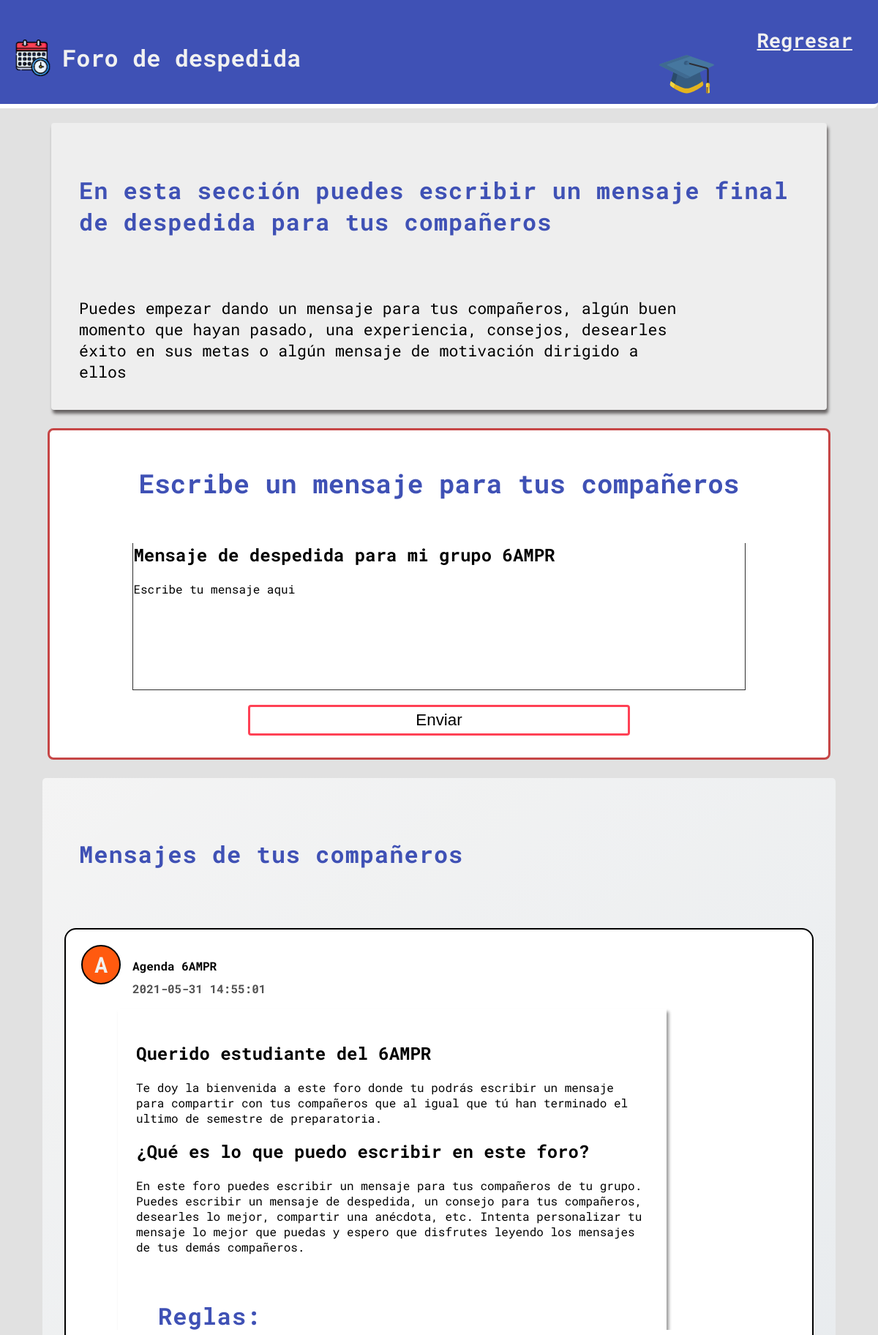
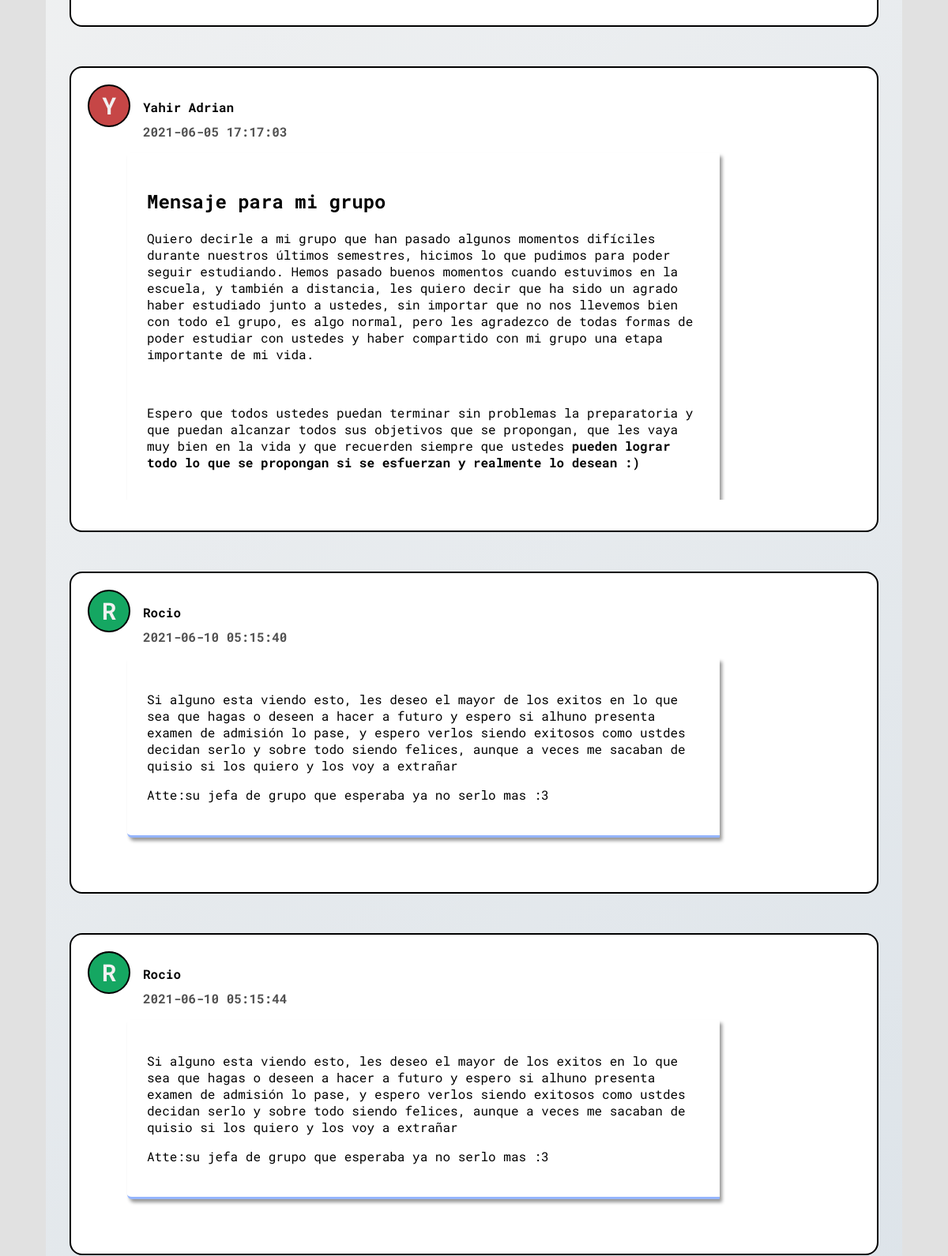
/files/despedida.php (signed in, upper part), run on the app's committed database (2 pictures, top to bottom).
### tables this page shows
CREATE TABLE `mensajes` (
  `id` int(4) NOT NULL,
  `id_usuario` int(11) NOT NULL,
  `mensaje` text NOT NULL,
  `fecha` date NOT NULL,
  `hora` time NOT NULL
);

### files/despedida.php (the view, shortened to what this page needs)
<?php
    if(isset($_SESSION['usuario'])){
        require('php/abrir_conexion.php');
        $result = $conexion->query('SELECT * FROM mensajes');
        $resultado_nombres = $conexion->query('SELECT id, nombres, foto FROM usuarios');
        $num_nombres = $resultado_nombres->num_rows;
        $nombres = array();
        for($j= 0; $j<$num_nombres; $j++){
            $user_element = $resultado_nombres->fetch_array();
            $id_user = $user_element[0];
            $name_user = $user_element[1];
            $foto_user = $user_element[2];
            array_push($nombres, $id_user);
            array_push($nombres, $name_user);
            array_push($nombres, $foto_user);
        }
    }else{
        header('location: index.php');
    }
?>
<!DOCTYPE html>
<html lang="en">
    <head>
        <link href="https://cdn.quilljs.com/1.3.6/quill.snow.css" rel="stylesheet">
        <link rel="stylesheet" href="css/despedida.css"/>
    </head>
    <body>
        <header>
            <div class="encabezado">
                <nav>
                    <ul>
                        <li><a href="inicio.php">Regresar</a></li>
                    </ul>
                </nav>
                <img src="src/img/presentacion/gorro.svg" alt="Gorro de graduacion" id="gorro">
                <div style="display: flex; align-items:center;">
                    <img src="src/calendario.png" alt="icono agenda" width="50px"/>
                    <h1 style="padding-left: 15px; width: 50%; display: inline-block">Foro de despedida</h1>
                </div>
            </div>
        </header>
        <section>
            <div style="width: 90%;
            margin: auto;
            background: #eeeeee;
            border-radius: 4px;
            box-shadow: #646060 2px 5px 4px;
            padding: 8px;">
                <h3>En esta sección puedes escribir un mensaje final de despedida para tus compañeros</h3>
                <span class="instrucciones">
                    Puedes empezar dando un mensaje para tus compañeros, algún buen momento que hayan pasado, una experiencia, consejos, desearles éxito en sus metas o algún mensaje de motivación dirigido a ellos
                </span>
            </div>
                <form action="php/agregar_mensaje.php" method="post" id="formulario">
                <h2>Escribe un mensaje para tus compañeros</h2>
                <div id="editor">
                    <h1>Mensaje de despedida para mi grupo 6AMPR</h1>
                    <p>Escribe tu mensaje aqui</p>
                </div>
                <input type="submit" value="Enviar" id="submit"/>
            </form>
            <div class="mensajes">
                <h3>Mensajes de tus compañeros</h3>
                <?php
                    $numFilas = $result->num_rows;
                    if($result){
                        for ($i=0; $i <$numFilas ; $i++) {
                            $fila = $result->fetch_Object();
                            $nombre_usuario_post = $fila->id_usuario;
                            $mensaje_post = $fila->mensaje;
                            $fecha_post = $fila->fecha;
                            $hora_post = $fila->hora;
                            $id_buscar = $nombre_usuario_post;
                            $autor_post = $nombres[array_search($id_buscar, $nombres)+1];
                            $foto_persona = $nombres[array_search($id_buscar, $nombres) +2];
                            echo "
                                <div class='mensaje'>
                                    <span class='icono-perfil' style='background-color:$foto_persona'>A</span>
                                    <div class='info'>
                                        <span class='nombre-usuario'>$autor_post</span>
                                        <span class='fecha-y-hora'> $fecha_post    $hora_post</span>
                                    </div>
                                    <div class='contenido'>
                                        <div class='mensaje'>
                                            $mensaje_post
                                        </div>
                                    </div>
                                </div>
                            ";
                        }
                    }
                ?>
            </div>
        </section>
    </body>
</html>

### files/css/despedida.css (style rules this page uses)
html, body { width: 100%; height: 100%; margin: 0; padding: 0; background-color: #E1E1E1; font-family: 'Roboto Mono'; }
header { background: #3F51B5; color: #F1F1F1; padding: 20px; position: relative; border-bottom: 6px solid #FFFFFF; border-bottom-right-radius: 8px; }
h3 { font-size: 2em; padding: 30px; color: #3f51b5; letter-spacing: 1px; }
nav ul li a { font-size: 1.7rem; color: #F1F1F1; font-weight: bold; padding-right: 15px; }
nav ul li { list-style: none; float: right; }
.instrucciones { font-size: 1.35em; width: 80%; margin: 10px; padding: 20px; display: block; }
section { padding: 20px; }
.mensaje { border: 2px solid #000; background-color: #fff; padding: 21px; margin: 50px 10px; border-radius: 1rem; }
.contenido .mensaje { border-radius: 1px; box-shadow: #979797 3px 4px 4px 0px; background: #ffffff; border: none; border-bottom: 3px solid #95b5ff; border-bottom-left-radius: 6px; max-width: 700px; margin: 1px 50px 30px 50px; padding: 25px; }
.mensaje .info { border: none; margin-left: 70px; height: 50px; padding-top: 18px; font-weight: bold; }
.icono-perfil { width: 50px; height: 50px; position: absolute; font-size: 30px; font-weight: bold; color: #F1F1F1; display: flex; flex-direction: row; align-items: center; justify-content: center; background-color: #C64646; border: 2px solid #000; border-radius: 50%; }
#gorro { position: absolute; bottom: 3px; right: 0em; transform: translateX(-14em); width: 75px; height: 75px; z-index: 0; opacity: 0.92; animation: 3.3s desplazarGorro 1 normal; animation-delay: 1.3s; }
.fecha-y-hora { display: block; color: #515151; margin-top: 10px; }
#formulario { display: block; margin: 25px auto; padding: 10px; width: 90%; min-height: fit-content; background-color: #ffffff; border-radius: 8px; border: 3px solid #C64646; padding: auto; }
#formulario h2 { margin-bottom: 50px; padding: 8px; color:#3F51B5; font-weight: bold; font-size: 2.25em; text-align: center; }
#editor { height: 200px; border: 1px solid #303030; border-top: none; }
#editor, .ql-toolbar.ql-snow { width: 80%; margin: auto; }
#submit { display: block; margin: 20px auto; padding: 5px; width: 50%; background-color: #FFF; font-size: 1.4rem; border-radius: 4px; color: #F2F2F2; border: 3px solid #FF4155; cursor: pointer; color: #000; }
.mensajes { width: 90%; margin: auto; padding: 20px; background: linear-gradient(323deg, #c5e4ff3d 0%, #ffffffa1 100%); border-radius: 5px; }
.mensaje .contenido { max-height: 55vh; overflow: auto; margin: 18px 0px; }

### data on the page
mensajes: id_usuario "Agenda 6AMPR", fecha "2021-05-31", hora "14:55:01", mensaje "Querido estudiante del 6AMPR Te doy la bienvenida a este foro donde tu podrás escribir un mensaje para compartir con tus compañeros que al igual que tú han terminado el ultimo de semestre de preparatoria. ¿Qué es lo que puedo escribir en este foro? En este foro puedes escribir un mensaje para tus compañeros de tu grupo. Puedes escribir un mensaje de despedida, un consejo para tus compañeros, desearles lo mejor, compartir una anécdota, etc. Intenta personalizar tu mensaje lo mejor que puedas y espero que disfrutes leyendo los mensajes de tus demás compañeros. Reglas:"
mensajes: id_usuario "Yahir Adrian", fecha "2021-06-05", hora "17:17:03", mensaje "Mensaje para mi grupo Quiero decirle a mi grupo que han pasado algunos momentos difíciles durante nuestros últimos semestres, hicimos lo que pudimos para poder seguir estudiando. Hemos pasado buenos momentos cuando estuvimos en la escuela, y también a distancia, les quiero decir que ha sido un agrado haber estudiado junto a ustedes, sin importar que no nos llevemos bien con todo el grupo, es algo normal, pero les agradezco de todas formas de poder estudiar con ustedes y haber compartido con mi grupo una etapa importante de mi vida. Espero que todos ustedes puedan terminar sin problemas la preparatoria y que puedan alcanzar todos sus objetivos que se propongan, que les vaya muy bien en la…"
mensajes: id_usuario "Rocio", fecha "2021-06-10", hora "05:15:40", mensaje "Si alguno esta viendo esto, les deseo el mayor de los exitos en lo que sea que hagas o deseen a hacer a futuro y espero si alhuno presenta examen de admisión lo pase, y espero verlos siendo exitosos como ustdes decidan serlo y sobre todo siendo felices, aunque a veces me sacaban de quisio si los quiero y los voy a extrañar Atte:su jefa de grupo que esperaba ya no serlo mas :3"
mensajes: id_usuario "Rocio", fecha "2021-06-10", hora "05:15:44", mensaje "Si alguno esta viendo esto, les deseo el mayor de los exitos en lo que sea que hagas o deseen a hacer a futuro y espero si alhuno presenta examen de admisión lo pase, y espero verlos siendo exitosos como ustdes decidan serlo y sobre todo siendo felices, aunque a veces me sacaban de quisio si los quiero y los voy a extrañar Atte:su jefa de grupo que esperaba ya no serlo mas :3"
